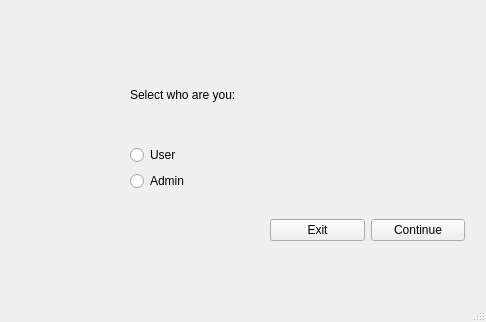
<?xml version="1.0" encoding="UTF-8"?>
<ui version="4.0">
 <class>Authorization</class>
 <widget class="QMainWindow" name="Authorization">
  <property name="geometry">
   <rect>
    <x>0</x>
    <y>0</y>
    <width>486</width>
    <height>322</height>
   </rect>
  </property>
  <property name="windowTitle">
   <string>MainWindow</string>
  </property>
  <widget class="QWidget" name="centralwidget">
   <widget class="QWidget" name="verticalLayoutWidget">
    <property name="geometry">
     <rect>
      <x>130</x>
      <y>50</y>
      <width>160</width>
      <height>141</height>
     </rect>
    </property>
    <layout class="QVBoxLayout" name="verticalLayout">
     <item>
      <widget class="QLabel" name="label">
       <property name="text">
        <string>Select who are you:</string>
       </property>
      </widget>
     </item>
     <item>
      <widget class="QRadioButton" name="user">
       <property name="text">
        <string>User</string>
       </property>
      </widget>
     </item>
     <item>
      <widget class="QRadioButton" name="admin">
       <property name="text">
        <string>Admin</string>
       </property>
      </widget>
     </item>
    </layout>
   </widget>
   <widget class="QWidget" name="horizontalLayoutWidget">
    <property name="geometry">
     <rect>
      <x>270</x>
      <y>190</y>
      <width>195</width>
      <height>80</height>
     </rect>
    </property>
    <layout class="QHBoxLayout" name="horizontalLayout">
     <item>
      <widget class="QPushButton" name="buttonExit">
       <property name="text">
        <string>Exit</string>
       </property>
      </widget>
     </item>
     <item>
      <widget class="QPushButton" name="buttonContinue">
       <property name="text">
        <string>Continue</string>
       </property>
      </widget>
     </item>
    </layout>
   </widget>
  </widget>
  <widget class="QMenuBar" name="menubar">
   <property name="geometry">
    <rect>
     <x>0</x>
     <y>0</y>
     <width>486</width>
     <height>26</height>
    </rect>
   </property>
  </widget>
  <widget class="QStatusBar" name="statusbar"/>
 </widget>
 <resources/>
 <connections/>
</ui>
